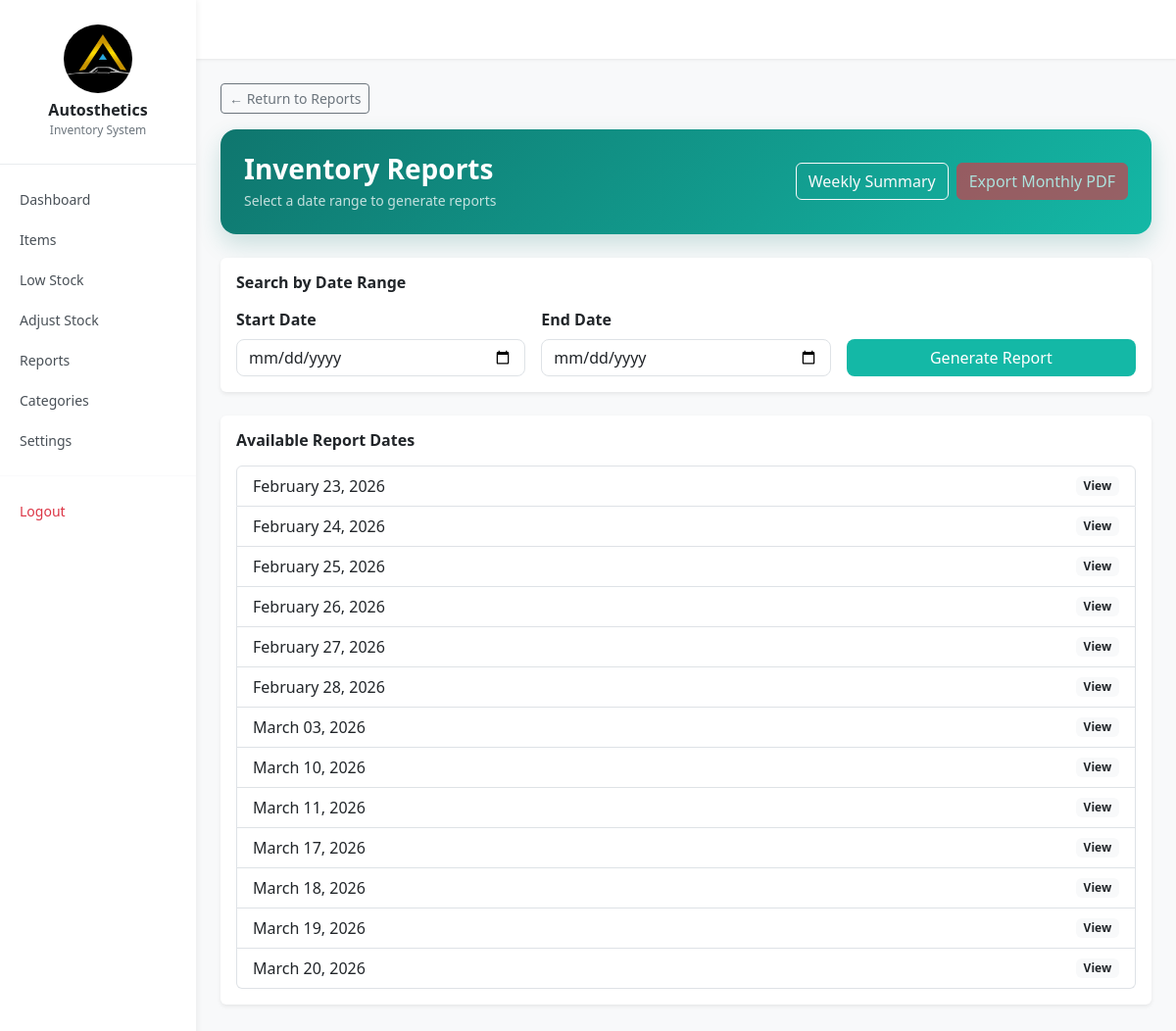
The app's page /reports/monthly/ (signed in), older data.
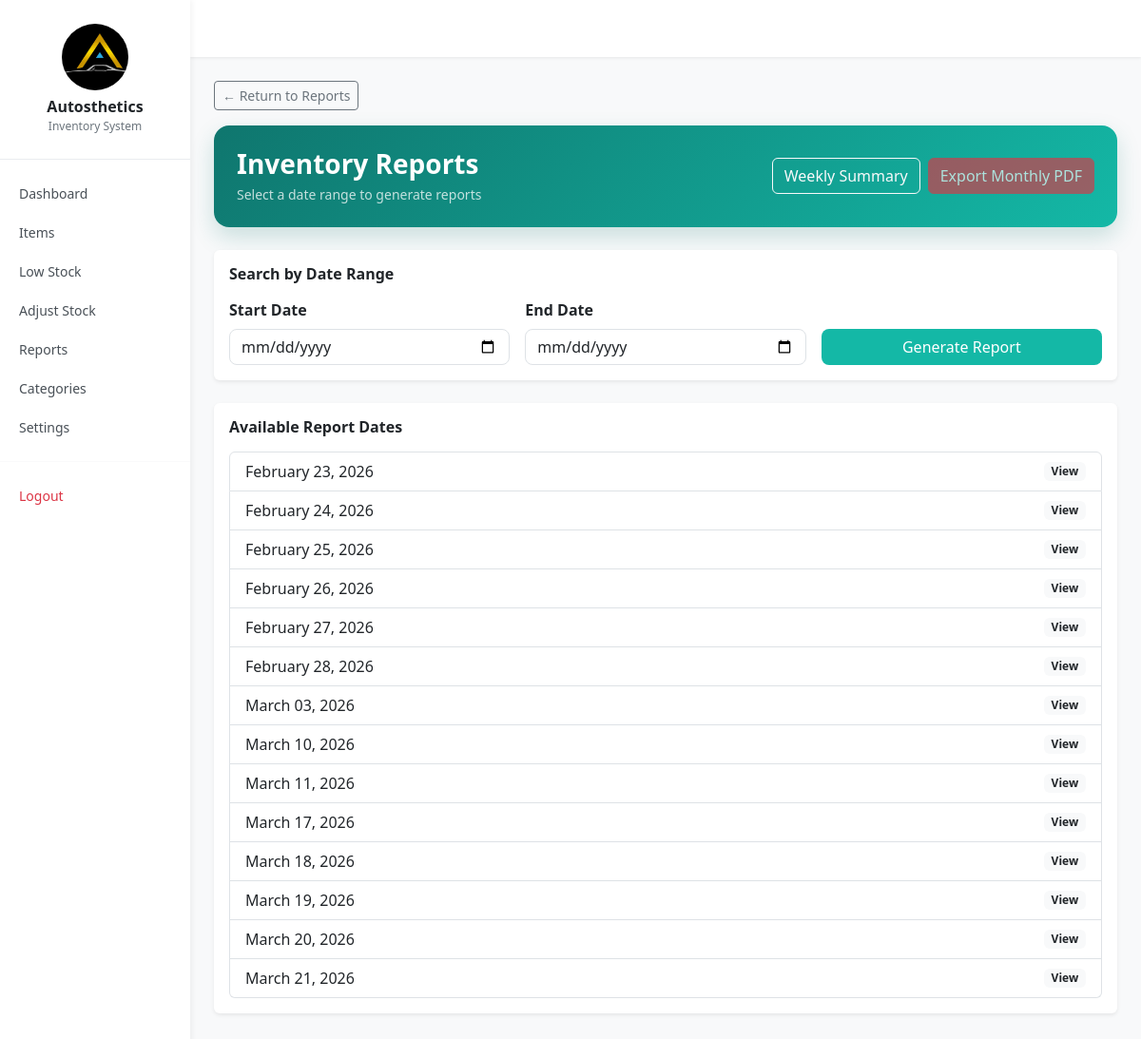
The same page, newer data.
### inventory/models.py (models this page shows, shortened)
class DailySnapshot(models.Model):
    date = models.DateField(unique=True)
    created_at = models.DateTimeField(auto_now_add=True)

### inventory/views.py (the view)
# urls.py: path('reports/monthly/', views.monthly_detail, name='monthly_detail'),
@login_required
def monthly_detail(request):
    snapshots = DailySnapshot.objects.all().order_by('date')
    year = request.GET.get('year')
    month = request.GET.get('month')
    if year and month:
        year = int(year)
        month = int(month)
        snapshots = snapshots.filter(date__year=year, date__month=month)
        for snapshot in snapshots:
            create_snapshot(snapshot.date)
    context = {
        'snapshots': snapshots,
        'year': year,
        'month': month,
    }
    return render(request, 'inventory/monthly_detail.html', context)

### inventory/templates/inventory/monthly_detail.html (shortened to what this page needs)
{% extends "inventory/base.html" %}
{% block content %}
<a href="{% url 'reports' %}" class="btn btn-outline-secondary btn-sm mb-3">
    ← Return to Reports
</a>
<div class="p-4 rounded-4 text-white mb-4"
     style="background: linear-gradient(135deg, #0f766e, #14b8a6);
            box-shadow: 0 10px 25px rgba(15,118,110,0.2);">
    <div class="d-flex justify-content-between align-items-center flex-wrap gap-3">
        <div>
            <h3 class="fw-bold mb-1">
                Inventory Reports
            </h3>
            {% if start_date and end_date %}
                <p class="mb-0 small opacity-75">
                    Showing reports from {{ start_date }} to {{ end_date }}
                </p>
            {% else %}
                <p class="mb-0 small opacity-75">
                    Select a date range to generate reports
                </p>
            {% endif %}
        </div>
        <div class="d-flex gap-2 flex-wrap">
            <a href="{% url 'weekly_summary' %}" class="btn btn-outline-light">
                Weekly Summary
            </a>
            {% if year and month %}
            <a href="{% url 'monthly_summary_pdf' year month %}"
               class="btn btn-danger">
                Export Monthly PDF
            </a>
            {% else %}
            <button class="btn btn-danger" disabled>
                Export Monthly PDF
            </button>
            {% endif %}
        </div>
    </div>
</div>
<div class="card shadow-sm border-0 mb-4">
    <div class="card-body">
        <h6 class="fw-semibold mb-3">Search by Date Range</h6>
        <form method="GET">
            <div class="row g-3">
                <div class="col-md-4">
                    <label class="form-label fw-semibold">Start Date</label>
                    <input type="date"
                           name="start_date"
                           class="form-control rounded-3"
                           value="{{ start_date|default:'' }}"
                           required>
                </div>
                <div class="col-md-4">
                    <label class="form-label fw-semibold">End Date</label>
                    <input type="date"
                           name="end_date"
                           class="form-control rounded-3"
                           value="{{ end_date|default:'' }}"
                           required>
                </div>
                <div class="col-md-4 d-flex align-items-end">
                    <button type="submit"
                            class="btn w-100 text-white rounded-3"
                            style="background: #14b8a6;">
                        Generate Report
                    </button>
                </div>
            </div>
        </form>
    </div>
</div>
<div class="card shadow-sm border-0 mb-4">
    <div class="card-body">
        <h6 class="fw-semibold mb-3">Available Report Dates</h6>
        {% if snapshots %}
            <div class="list-group">
                {% for snapshot in snapshots %}
                    <a href="{% url 'daily_detail' snapshot.date.year snapshot.date.month snapshot.date.day %}"
                       class="list-group-item list-group-item-action d-flex justify-content-between align-items-center">
                        <span>{{ snapshot.date|date:"F d, Y" }}</span>
                        <span class="badge bg-light text-dark">
                            View
                        </span>
                    </a>
                {% endfor %}
            </div>
        {% else %}
            <div class="alert alert-info mb-0">
                No reports found for the selected period.
            </div>
        {% endif %}
    </div>
</div>
{% endblock %}

Row changes from the older to the newer data that the page shows:
added DailySnapshot: date "March 21, 2026"
